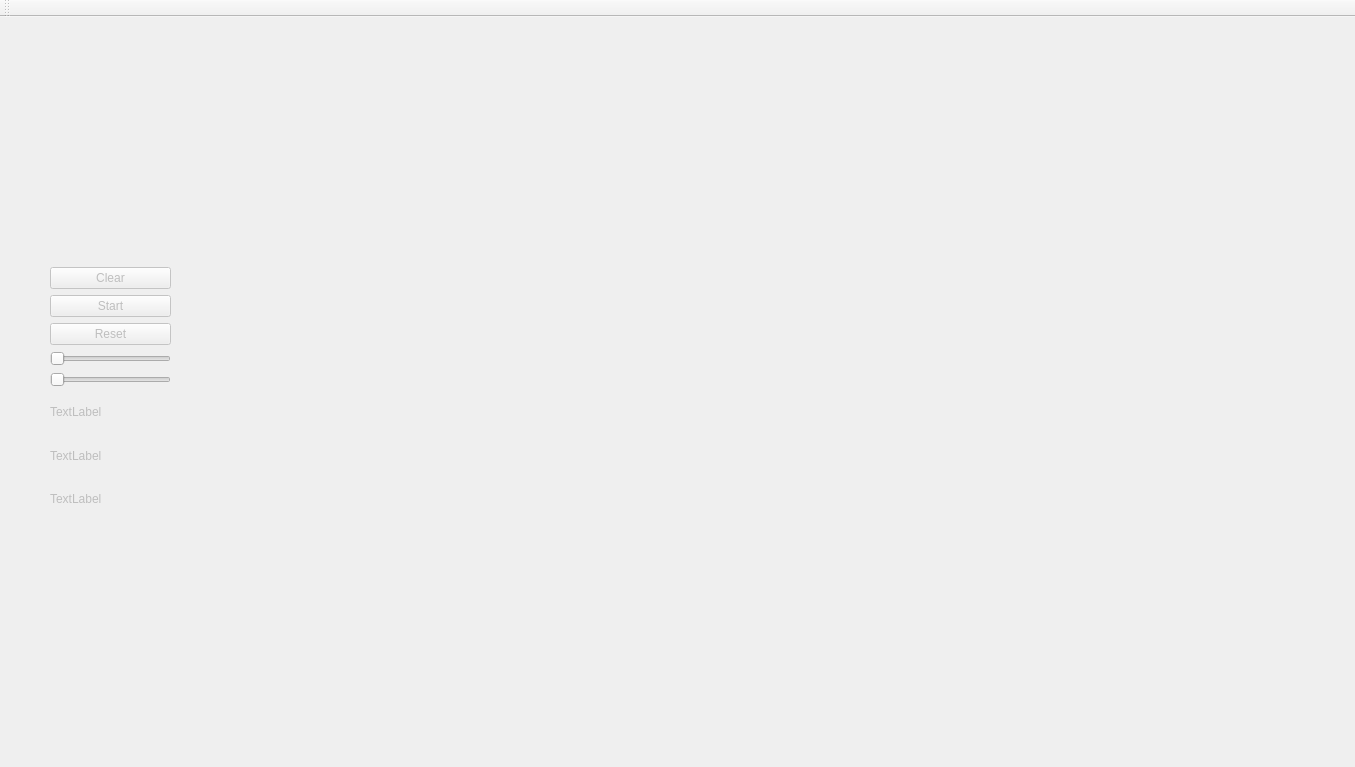
<?xml version="1.0" encoding="UTF-8"?>
<ui version="4.0">
 <class>MainWindow</class>
 <widget class="QMainWindow" name="MainWindow">
  <property name="geometry">
   <rect>
    <x>0</x>
    <y>0</y>
    <width>1355</width>
    <height>767</height>
   </rect>
  </property>
  <property name="windowTitle">
   <string>MainWindow</string>
  </property>
  <widget class="QWidget" name="centralwidget">
   <property name="enabled">
    <bool>false</bool>
   </property>
   <widget class="QWidget" name="horizontalLayoutWidget">
    <property name="geometry">
     <rect>
      <x>20</x>
      <y>90</y>
      <width>1241</width>
      <height>551</height>
     </rect>
    </property>
    <layout class="QHBoxLayout" name="horizontalLayout">
     <item>
      <widget class="QWidget" name="widget" native="true">
       <property name="enabled">
        <bool>false</bool>
       </property>
       <widget class="QWidget" name="verticalLayoutWidget_2">
        <property name="geometry">
         <rect>
          <x>30</x>
          <y>160</y>
          <width>121</width>
          <height>251</height>
         </rect>
        </property>
        <layout class="QVBoxLayout" name="verticalLayout_2">
         <item>
          <widget class="QPushButton" name="clearBtn">
           <property name="text">
            <string>Clear</string>
           </property>
          </widget>
         </item>
         <item>
          <widget class="QPushButton" name="startBtn">
           <property name="text">
            <string>Start</string>
           </property>
          </widget>
         </item>
         <item>
          <widget class="QPushButton" name="resetBtn">
           <property name="text">
            <string>Reset</string>
           </property>
          </widget>
         </item>
         <item>
          <widget class="QSlider" name="speedSpin">
           <property name="orientation">
            <enum>Qt::Horizontal</enum>
           </property>
          </widget>
         </item>
         <item>
          <widget class="QSlider" name="sizeSpin">
           <property name="orientation">
            <enum>Qt::Horizontal</enum>
           </property>
          </widget>
         </item>
         <item>
          <widget class="QLabel" name="dijkstraLabel">
           <property name="text">
            <string>TextLabel</string>
           </property>
          </widget>
         </item>
         <item>
          <widget class="QLabel" name="astarLabel">
           <property name="text">
            <string>TextLabel</string>
           </property>
          </widget>
         </item>
         <item>
          <widget class="QLabel" name="statusLabel">
           <property name="text">
            <string>TextLabel</string>
           </property>
          </widget>
         </item>
        </layout>
       </widget>
       <widget class="QWidget" name="dijkstraView" native="true">
        <property name="enabled">
         <bool>false</bool>
        </property>
        <property name="geometry">
         <rect>
          <x>250</x>
          <y>60</y>
          <width>319</width>
          <height>531</height>
         </rect>
        </property>
       </widget>
       <widget class="QWidget" name="atarView" native="true">
        <property name="enabled">
         <bool>false</bool>
        </property>
        <property name="geometry">
         <rect>
          <x>670</x>
          <y>70</y>
          <width>311</width>
          <height>511</height>
         </rect>
        </property>
       </widget>
      </widget>
     </item>
    </layout>
   </widget>
  </widget>
  <widget class="QMenuBar" name="menubar">
   <property name="geometry">
    <rect>
     <x>0</x>
     <y>0</y>
     <width>1355</width>
     <height>22</height>
    </rect>
   </property>
  </widget>
  <widget class="QToolBar" name="toolBar">
   <property name="windowTitle">
    <string>toolBar</string>
   </property>
   <attribute name="toolBarArea">
    <enum>TopToolBarArea</enum>
   </attribute>
   <attribute name="toolBarBreak">
    <bool>false</bool>
   </attribute>
  </widget>
 </widget>
 <resources/>
 <connections/>
</ui>
